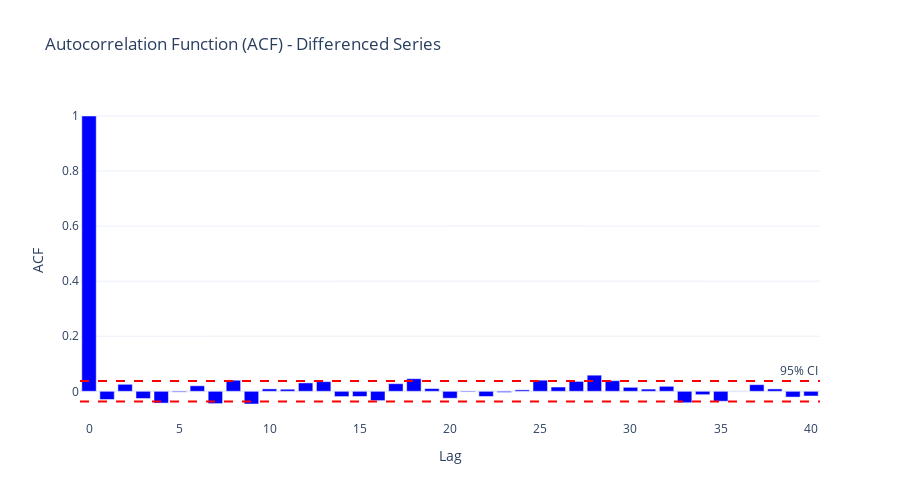

Notebook code for this chart:
### Markdown cell above
## 3. Calculate Autocorrelation Function (ACF)

### Code cell
# Calculate ACF
acf_vals = acf(gold_diff, nlags=40)

# Calculate confidence interval
ci_acf = 1.96 / np.sqrt(len(gold_diff))

# Create ACF plot
fig = go.Figure()

fig.add_trace(go.Bar(
    x=list(range(len(acf_vals))), 
    y=acf_vals, 
    name='ACF',
    marker=dict(color='blue')
))

# Add confidence intervals
fig.add_hline(y=ci_acf, line_dash='dash', line_color='red', annotation_text="95% CI")
fig.add_hline(y=-ci_acf, line_dash='dash', line_color='red')

fig.update_layout(
    title="Autocorrelation Function (ACF) - Differenced Series",
    xaxis_title='Lag',
    yaxis_title='ACF',
    height=500,
    template='plotly_white'
)
fig.show()

print(f"ACF Values (Lags 1-10): {acf_vals[1:11]}")
print(f"95% Confidence Interval: ±{ci_acf:.4f}")

# Count significant lags
significant_acf_lags = [i for i in range(1, 21) if abs(acf_vals[i]) > ci_acf]
print(f"Significant lags in ACF (first 20): {significant_acf_lags[:10]}")
print("✓ ACF analysis complete")

### Figure 1 — Plotly figure (JSON) as saved in the notebook; plotly's stock layout.template omitted (floating-point values rounded to 4 significant figures)
{"data": [{"marker": {"color": "blue"}, "name": "ACF", "type": "bar", "x": [0, 1, 2, 3, 4, 5, 6, 7, 8, 9, 10, 11, 12, 13, 14, 15, 16, 17, 18, 19, 20, 21, 22, 23, 24, 25, 26, 27, 28, 29, 30, 31, 32, 33, 34, 35, 36, 37, 38, 39, 40], "y": [1.0, -0.02979, 0.02547, -0.02617, -0.04282, -0.002873, 0.02005, -0.04468, 0.04027, -0.04612, 0.008809, 0.007606, 0.03046, 0.03507, -0.01921, -0.01889, -0.0339, 0.02768, 0.04578, 0.009871, -0.02518, -0.002542, -0.01889, -0.003907, 0.005252, 0.04037, 0.01554, 0.03598, 0.05857, 0.0386, 0.0145, 0.008066, 0.01814, -0.04152, -0.01235, -0.0361, -0.0009689, 0.02414, 0.00862, -0.02101, -0.01714]}], "layout": {"annotations": [{"showarrow": false, "text": "95% CI", "x": 1, "xanchor": "right", "xref": "x domain", "y": 0.0372, "yanchor": "bottom", "yref": "y"}], "height": 500, "shapes": [{"line": {"color": "red", "dash": "dash"}, "type": "line", "x0": 0, "x1": 1, "xref": "x domain", "y0": 0.0372, "y1": 0.0372, "yref": "y"}, {"line": {"color": "red", "dash": "dash"}, "type": "line", "x0": 0, "x1": 1, "xref": "x domain", "y0": -0.0372, "y1": -0.0372, "yref": "y"}], "title": {"text": "Autocorrelation Function (ACF) - Differenced Series"}, "xaxis": {"title": {"text": "Lag"}}, "yaxis": {"title": {"text": "ACF"}}}}
